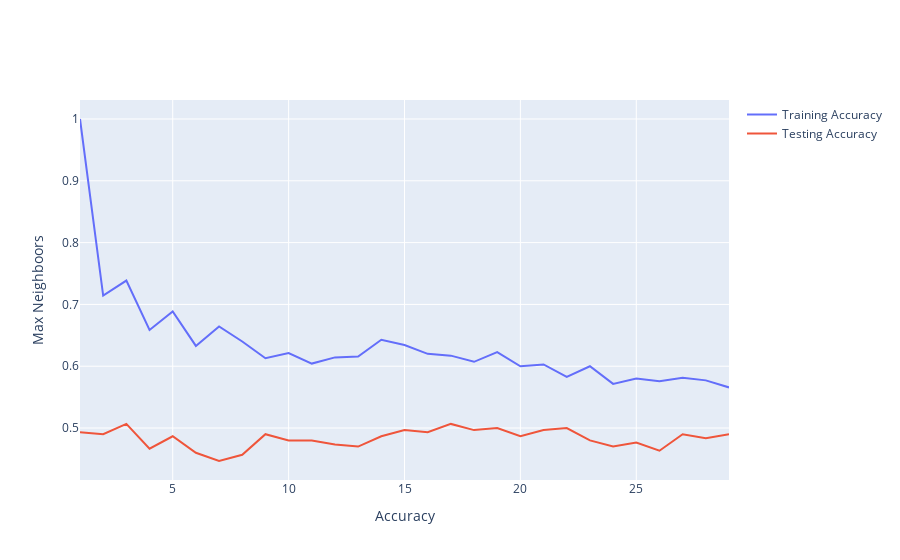

Here is the notebook cell this chart was saved with:
### Code cell
fig = go.Figure()
fig.add_trace(go.Scatter(x=list(n_neighbors), y=train, name='Training Accuracy'))
fig.add_trace(go.Scatter(x=list(n_neighbors), y=test, name='Testing Accuracy'))
fig.update_layout(xaxis_title='Accuracy', yaxis_title='Max Neighboors', title='')
fig.show()

### Figure 1 — Plotly figure (JSON) as saved in the notebook; plotly's stock layout.template omitted (floating-point values rounded to 4 significant figures)
{"data": [{"name": "Training Accuracy", "type": "scatter", "x": [1, 2, 3, 4, 5, 6, 7, 8, 9, 10, 11, 12, 13, 14, 15, 16, 17, 18, 19, 20, 21, 22, 23, 24, 25, 26, 27, 28, 29], "y": [1, 0.7143, 0.7386, 0.6586, 0.6886, 0.6329, 0.6643, 0.64, 0.6129, 0.6214, 0.6043, 0.6143, 0.6157, 0.6429, 0.6343, 0.62, 0.6171, 0.6071, 0.6229, 0.6, 0.6029, 0.5829, 0.6, 0.5714, 0.58, 0.5757, 0.5814, 0.5771, 0.5657]}, {"name": "Testing Accuracy", "type": "scatter", "x": [1, 2, 3, 4, 5, 6, 7, 8, 9, 10, 11, 12, 13, 14, 15, 16, 17, 18, 19, 20, 21, 22, 23, 24, 25, 26, 27, 28, 29], "y": [0.4933, 0.49, 0.5067, 0.4667, 0.4867, 0.46, 0.4467, 0.4567, 0.49, 0.48, 0.48, 0.4733, 0.47, 0.4867, 0.4967, 0.4933, 0.5067, 0.4967, 0.5, 0.4867, 0.4967, 0.5, 0.48, 0.47, 0.4767, 0.4633, 0.49, 0.4833, 0.49]}], "layout": {"autosize": true, "title": {"text": ""}, "xaxis": {"autorange": true, "range": [1, 29], "title": {"text": "Accuracy"}, "type": "linear"}, "yaxis": {"autorange": true, "range": [0.4159, 1.031], "title": {"text": "Max Neighboors"}, "type": "linear"}}}
